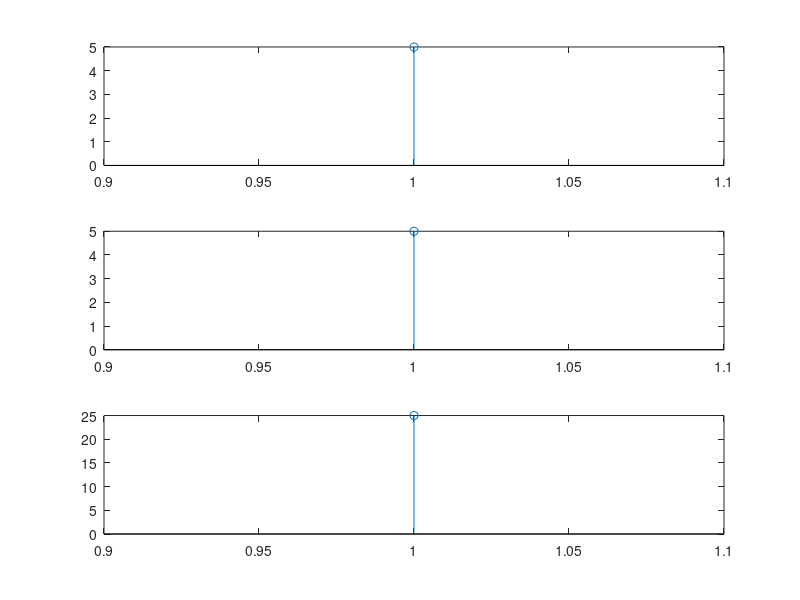

Here is the MATLAB script that generated this plot:
clc;
clear all;
close all;
x=input('enter the first sequence=');
h=input('enter the second sequence=');
subplot(3,1,1);
stem(x);
subplot(3,1,2);
stem(h);
N1=length(x);
N2=length(h);
N=max(N1,N2)
cir_conv=cconv(x,h);
subplot(3,1,3);
stem(cir_conv);
